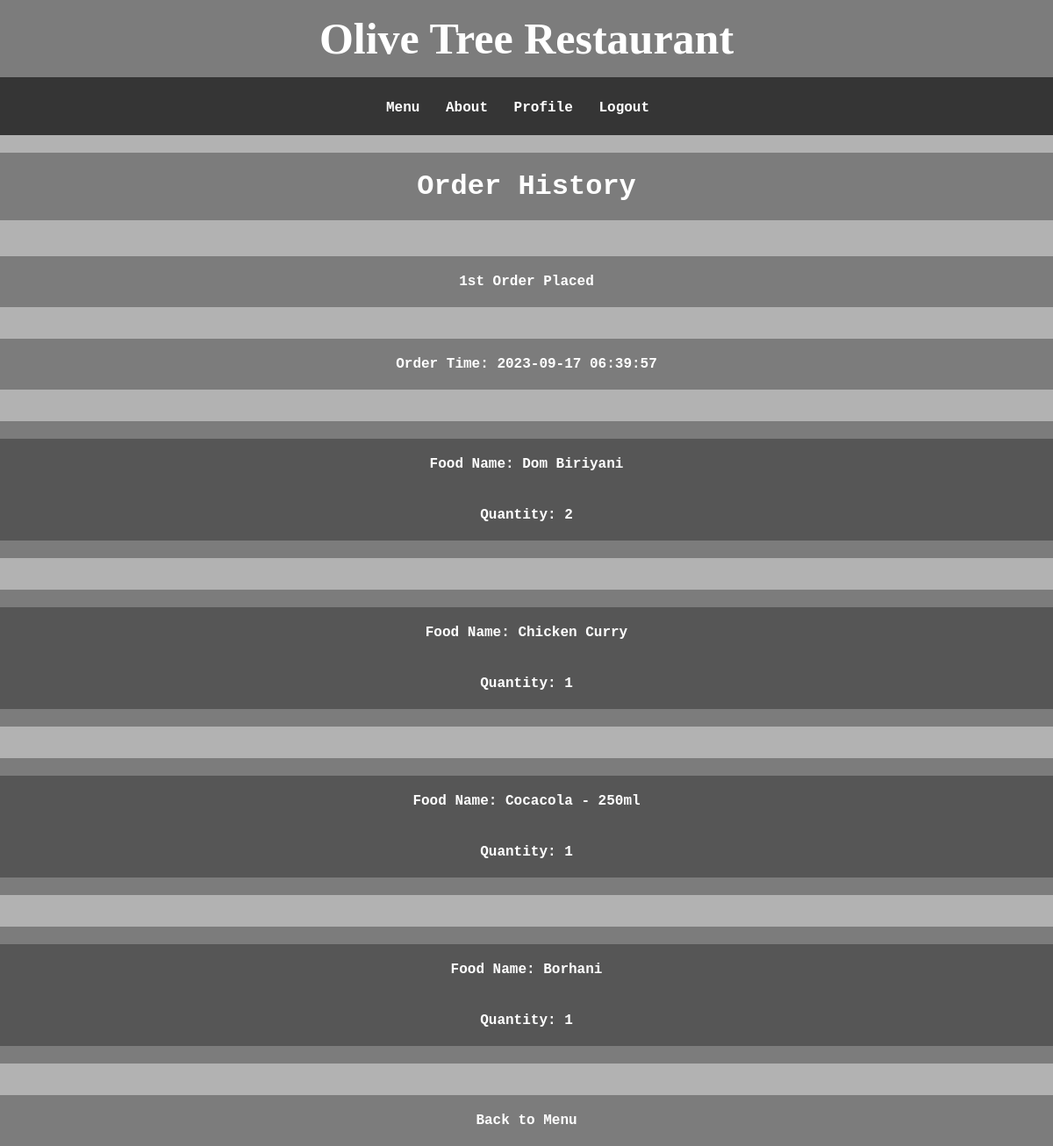
/FoodOrder/users/order_history.php (signed in), run on the app's committed database.
### tables this page shows
CREATE TABLE `order_info` (
  `order_id` int(11) NOT NULL,
  `username` varchar(30) DEFAULT NULL,
  `food_id` int(11) DEFAULT NULL,
  `food_name` varchar(100) DEFAULT NULL,
  `quantity` int(11) DEFAULT NULL,
  `order_date` datetime DEFAULT NULL
);

### FoodOrder/users/order_history.php (the view, shortened to what this page needs)
<?php
$servername = "localhost";
$username = "root";
$password = "";
$dbname = "restaurant";
$conn = mysqli_connect($servername, $username, $password, $dbname);
$username = $_SESSION['username'];
$query = "SELECT * FROM order_info WHERE username = '$username' ORDER BY order_date";
$result = mysqli_query($conn, $query);
$ordersByDate = array();
while ($row = mysqli_fetch_assoc($result)) {
    $orderDate = $row['order_date'];
    if (!isset($ordersByDate[$orderDate])) {
        $ordersByDate[$orderDate] = array();
    }
    $ordersByDate[$orderDate][] = $row;
}
?>
<!DOCTYPE html>
<html lang="en">
<head>
    <link rel="stylesheet" type="text/css" href="style.css">
</head>
<body>
    <div class="company-name">
        Olive Tree Restaurant
    </div>
    <nav>
        <ul>
            <li><a href="menu.php">Menu</a></li>
            <li><a href="about.php">About</a></li>
            <li><a href="Profile.php">Profile</a></li>
            <li><a href="logout.php">Logout</a></li>
        </ul>
    </nav>
    <h1>Order History</h1>
    <?php if (empty($ordersByDate)): ?>
        <p>No orders found.</p>
    <?php else: ?>
        <?php $orderCount = 1; ?>
        <?php foreach ($ordersByDate as $orderDate => $orders): ?>
            <p><?= ordinal($orderCount) ?> Order Placed</p>
            <p>Order Time: <?= $orderDate ?></p>
            <?php foreach ($orders as $order): ?>
                <ul>
                    <li>Food Name: <?= $order['food_name'] ?></li>
                    <li>Quantity: <?= $order['quantity'] ?></li>
                </ul>
            <?php endforeach; ?>
            <?php $orderCount++; ?>
        <?php endforeach; ?>
    <?php endif; ?>
    <p><a href="menu.php">Back to Menu</a></p>
</body>
</html>
<?php
function ordinal($number) {
    $ends = array('th', 'st', 'nd', 'rd', 'th', 'th', 'th', 'th', 'th', 'th');
    if ((($number % 100) >= 11) && (($number % 100) <= 13)) {
        return $number . 'th';
    } else {
        return $number . $ends[$number % 10];
    }
}
?>

### FoodOrder/users/style.css (style rules this page uses)
* { box-sizing: border-box; }
body, label { background-color: rgba(0, 0, 0, 0.3); margin: 0; padding: 10; text-align: center; }
h1, h2, p, ul { background-color: rgba(0, 0, 0, 0.3); margin-top: 20px; padding: 20px 0; text-align: center; width: 100%; }
body { font-family: "Courier New", Courier, monospace; background-image: url('fast-food-la-gi.jpg'); background-size: cover; background-repeat: no-repeat; background-attachment: fixed; text-align: center; font-weight: bold; color: #fff; display: flex; flex-direction: column; height: 100vh; }
ul, li { background-color: rgba(0, 0, 0, 0.3); color: #fff; padding: 20px 0; text-align: center; width: 100%; }
nav ul { background-color: transparent; list-style: none; padding: 0; }
nav ul li { background-color: transparent; display: inline; margin-right: 20px; }
a { text-decoration: none; color: #ffffff; font-weight: bold; }
.company-name { font-family: Copperplate, Papyrus, fantasy; background-color: rgba(0, 0, 0, 0.3); font-size: 50px; font-weight: bold; text-align: center; padding: 15px 0; width: 100%; }
nav { background-color: rgba(0, 0, 0, 0.7); text-align: center; padding: 10px 0; line-height: 10px; width: 100%; }
nav ul { list-style: none; padding: 0; }
nav li { display: inline; margin-right: 20px; }
nav a { text-decoration: none; color: #fff; font-weight: bold; transition: color 0.3s; }

### data on the page
order_info: orderCount "1st", order_date "2023-09-17 06:39:57", food_name "Borhani", quantity "1"
order_info: food_name "Dom Biriyani", quantity "2"
order_info: food_name "Chicken Curry", quantity "1"
order_info: food_name "Cocacola - 250ml", quantity "1"
